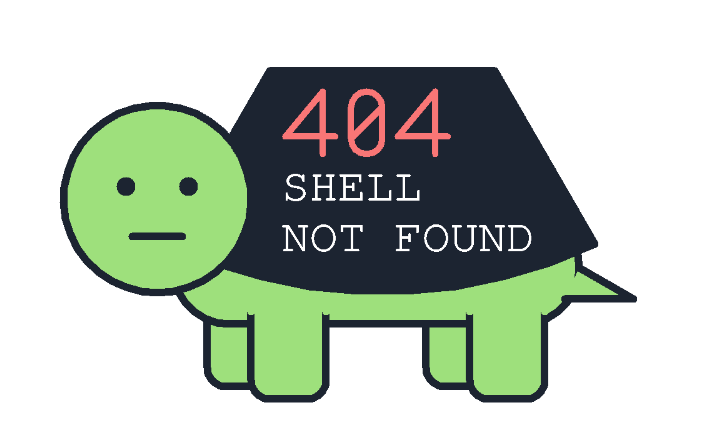

Recreate this plot in Python.
import math
from turtle import *

# ідея стікера = error 404 + каламбур з shell + черепаха, намальована за допомогою turtle
# shell - це і програмна оболонка, і панцир черепахи

WHITE = "#FFFFFF"
DARK = "#1C2431"
GREEN = "#9EE07C"
RED = "#F97676"

Screen().setup(width=1200, height=800)
speed(0)
PEN_WIDTH = 12
width(PEN_WIDTH)

def draw_4(num_h, num_w):
    # 90 + 140 + 130 = 360
    setheading(90)
    forward(num_h)
    left(140)
    forward(num_w * 7/6)
    left(130)
    forward(num_w)


def draw_0(num_h, num_w):
    straight_line = num_h - num_w
    setheading(0)
    circle(num_w/2, 90)
    forward(straight_line)
    circle(num_w/2, 180)
    forward(straight_line)
    circle(num_w/2, 90)
    circle(num_w/2, -90)
    angle = math.degrees(math.atan((straight_line/num_w)))
    diag = math.sqrt(straight_line ** 2 + num_w ** 2)
    setheading(angle)
    forward(diag)


def draw_shell(shell_color, text_color, error_color):
    # рівнобічна трапеція top_w || bottom_w (side_len - бічна)
    top_w = 520
    bottom_w = 680
    side_len = 320
    trap_h = math.sqrt(side_len**2 - ((bottom_w-top_w)/2)**2)

    side_angle = 60
    # радіус для нижньої дуги
    radius = 800

    x_shift = -50
    y_shift = trap_h/2 + 80

    pencolor(shell_color)
    fillcolor(shell_color)
    penup()
    goto(x_shift, y_shift)
    setheading(0)
    pendown()
    begin_fill()
    forward(top_w/2)
    right(side_angle)
    forward(side_len)

    # кут повороту
    central_angle = math.degrees(2*math.asin((bottom_w/2)/radius))
    setheading(180 + central_angle/2)
    circle(-radius, central_angle)

    setheading(side_angle)
    forward(side_len)
    goto(x_shift, y_shift)
    end_fill()
    penup()

    y_shift_text = y_shift - trap_h/3
    goto(x_shift - 15, y_shift_text - 30)
    pencolor(error_color)
    pendown()

    num_h = 100
    four_w = 80
    zero_w = 50
    width(PEN_WIDTH - 2)
    draw_4(num_h, four_w)
    penup()
    goto(x_shift + 55, y_shift_text - 30)
    pendown()
    draw_0(num_h, zero_w)
    penup()
    goto(x_shift + 165, y_shift_text - 30)
    pendown()
    draw_4(num_h, four_w)
    width(PEN_WIDTH)
    penup()

    pencolor(text_color)
    goto(x_shift - 80, y_shift_text - 205)
    write('SHELL\nNOT FOUND', font=('Courier', 28))
    home()


def draw_body(skin_color, border_color):
    body_h = 90
    body_len = 470
    pencolor(border_color)
    fillcolor(skin_color)
    penup()
    goto(-body_len/2 + 20, body_h - 80)
    setheading(0)
    pendown()
    begin_fill()
    forward(body_len)
    circle(-body_h, 180)
    forward(body_len)
    circle(-body_h, 180)
    end_fill()

    penup()
    home()


def draw_head(skin_color, border_color):
    head_r = 150
    head_x = -330
    head_y = -120
    pencolor(border_color)
    fillcolor(skin_color)
    penup()
    goto(head_x, head_y)
    setheading(0)
    pendown()
    begin_fill()
    circle(head_r)
    end_fill()
    penup()
    goto(head_x - head_r/3, head_y + 20 + head_r)
    dot(30, border_color)
    goto(head_x + head_r/3, head_y + 20 + head_r)
    dot(30, border_color)
    goto(head_x - 40, head_y - 60 + head_r)
    pendown()
    forward(80)

    penup()
    home()


def draw_leg(skin_color, border_color, x_cor, y_cor):
    leg_l = 110
    leg_w = 60
    corner_r = 30
    pencolor(border_color)
    fillcolor(skin_color)
    penup()
    goto(x_cor, y_cor)
    setheading(-90)
    pendown()
    begin_fill()
    forward(leg_l)
    circle(corner_r, 90)
    forward(leg_w)
    circle(corner_r, 90)
    forward(leg_l)
    # місце, де нога з'єднується з тілом (без контуру)
    pencolor(skin_color)
    circle(corner_r, 90)
    forward(leg_w)
    circle(corner_r, 90)
    end_fill()

    penup()
    home()


def draw_tail(skin_color, border_color):
    tail_x = 345
    tail_y = -80
    pencolor(border_color)
    fillcolor(skin_color)
    penup()
    goto(tail_x, tail_y)
    setheading(-30)
    pendown()
    begin_fill()
    forward(100)
    right(150)
    forward(110)
    end_fill()

    penup()
    home()

# лапи позаду тіла
draw_leg(GREEN, DARK, -250, -130)
draw_leg(GREEN, DARK, 100, -130)

draw_body(GREEN, DARK)

# лапи перед тілом
draw_leg(GREEN, DARK, -180, -150)
draw_leg(GREEN, DARK, 170, -150)

draw_shell(DARK, WHITE, RED)
draw_head(GREEN, DARK)

draw_tail(GREEN, DARK)

hideturtle()
done()
